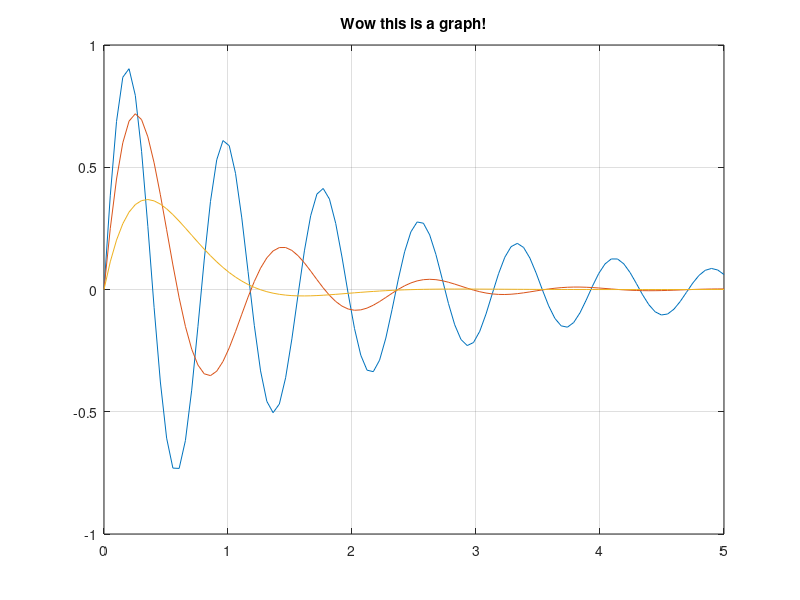

This chart was generated by the following MATLAB code:

x = linspace(0, 5);
y1=exp(-0.5*x).*sin(8*x) ; 
y2=exp(-1.2*x).*sin(5.3*x) ;
y3=exp(-2.1*x).*sin(2.5*x) ;
figure(1)
plot(x, y1)
title("Wow this is a graph!")
hold on
plot(x, y2)
plot(x, y3)
hold off
grid